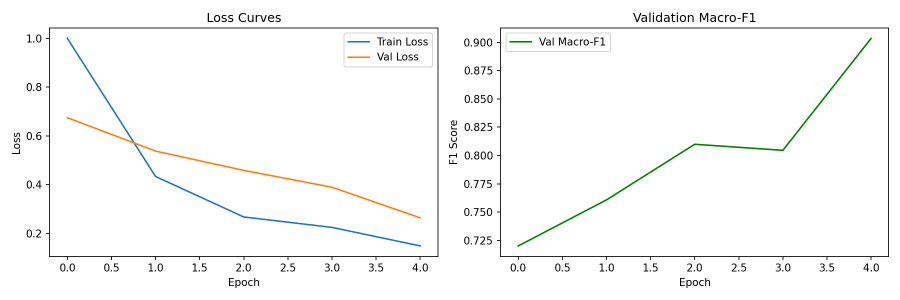
#> input picture Member 1 (Ablations)/Data/screenshots/FinTraining1.jpg, 1800 x 600 px (shown at 1/2 size)
$ jupyter execute --allow-errors eda_defect_detection.ipynb
#> lines starting #> are read from the running program, lines starting #| are printed output that depends on the picture
# Manufacturing Defect Detection — EDA Notebook
**Week 2 Checkpoint | INTELSYS Final Project AY2526**

**Team Members:** Doton, John Harold D. | Baguio, Eriel Ben L. | Bernarte, Karl Shane Y. | De Castro, Juan Carlo C.

This notebook covers:
1. Dataset loading and inspection
2. Class distribution analysis
3. Image statistics (dimensions, pixel value distributions)
4. Sample visualization
5. Train/Val/Test split finalization
6. Summary statistics for Model Card

[cell 1]
# ── Imports ──────────────────────────────────────────────────────────────────
import os
import random
import numpy as np
import pandas as pd
import matplotlib.pyplot as plt
import matplotlib.patches as mpatches
import seaborn as sns
from pathlib import Path
from PIL import Image
from collections import Counter
import warnings
warnings.filterwarnings('ignore')

# Reproducibility seed — always set this before any random operations
SEED = 42
random.seed(SEED)
np.random.seed(SEED)

print('Libraries loaded successfully.')

## 1. Dataset Loading

We use the **Bridge Cracks Image Dataset** from Kaggle (yidazhang07/bridge-cracks-image).
Expected structure after download:
```
data/
  crack/       ← images with surface crack defects
  no_crack/    ← normal (defect-free) images
```

[cell 2]
# ── Dataset Path ──────────────────────────────────────────────────────────────
# Adjust DATA_ROOT to where you placed the Kaggle dataset
DATA_ROOT = Path('data')  # Change this if your path differs

# Discover class folders automatically
# Each subfolder is treated as one class label
class_dirs = sorted([d for d in DATA_ROOT.iterdir() if d.is_dir()])
print(f'Classes found: {[d.name for d in class_dirs]}')

# Build a flat DataFrame: filepath | label
records = []
for class_dir in class_dirs:
    for img_path in class_dir.glob('*.[jp][pn]g'):  # jpg + png
        records.append({'filepath': str(img_path), 'label': class_dir.name})
#> pass 2 of the loop `for class_dir in class_dirs:`:

df = pd.DataFrame(records)
print(f'Total images found: {len(df)}')
df.head()

## 2. Class Distribution

[cell 3]
# ── Class Distribution ────────────────────────────────────────────────────────
# Understanding class balance is critical before training.
# Severe imbalance may require weighted loss or oversampling.

class_counts = df['label'].value_counts()
print('Class counts:')
print(class_counts)

imbalance_ratio = class_counts.max() / class_counts.min()
print(f'\nImbalance ratio (max/min): {imbalance_ratio:.2f}')
if imbalance_ratio > 3:
    print('⚠ Significant imbalance detected — consider weighted CrossEntropyLoss or SMOTE.')
else:
    print('✓ Class balance acceptable.')

# Bar chart
fig, ax = plt.subplots(figsize=(7, 4))
colors = ['#E74C3C' if 'crack' in c.lower() else '#2ECC71' for c in class_counts.index]
class_counts.plot(kind='bar', ax=ax, color=colors, edgecolor='black')
ax.set_title('Class Distribution', fontsize=14, fontweight='bold')
ax.set_xlabel('Class')
ax.set_ylabel('Image Count')
for p in ax.patches:
    ax.annotate(str(int(p.get_height())), (p.get_x() + p.get_width()/2, p.get_height()),
                ha='center', va='bottom', fontsize=11)
plt.xticks(rotation=0)
plt.tight_layout()
plt.savefig('outputs/class_distribution.png', dpi=150)
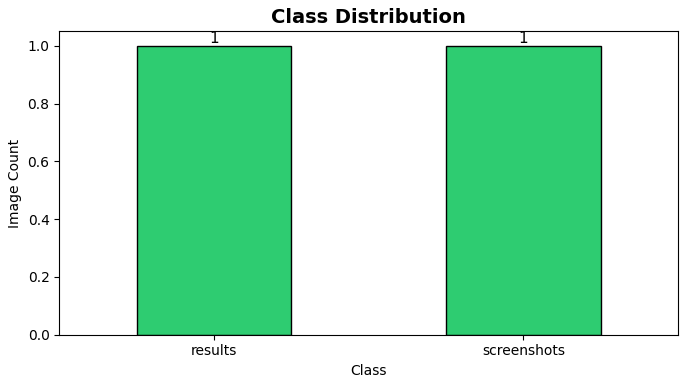
#> figure drawn by matplotlib, 1 panel
plt.show()

## 3. Image Dimension Analysis

[cell 4]
# ── Image Dimensions ──────────────────────────────────────────────────────────
# CNNs expect consistent input sizes. We check if images need resizing.
# Sampling 500 images for speed; adjust sample_n for full scan.

os.makedirs('outputs', exist_ok=True)

sample_n = min(500, len(df))
sample_df = df.sample(n=sample_n, random_state=SEED)

widths, heights, channels = [], [], []
for _, row in sample_df.iterrows():
    try:
        img = Image.open(row['filepath'])
#> img is the input picture: PIL image 1800x600 RGBA; mean R, G, B, A 249.3, 249.6, 249.2, 255
        w, h = img.size
#> w = 1800; h = 600
        c = len(img.getbands())  # 3 = RGB, 1 = grayscale
#> c = 4
        widths.append(w)
        heights.append(h)
        channels.append(c)
    except Exception:
        pass  # Skip corrupt files
#> pass 2 of the loop `for _, row in sample_df.iterrows():`:
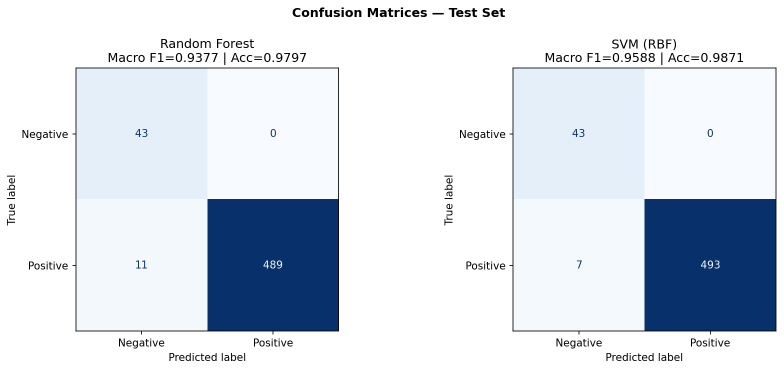
#> input picture Member 1 (Ablations)/Data/results/baseline_confusion_matrix.png, 1567 x 740 px (shown at 1/2 size)
#> img is the input picture: PIL image 1567x740 RGBA; mean R, G, B, A 215.6, 222.6, 231.8, 255

print(f'Width  — min:{min(widths)}, max:{max(widths)}, mean:{np.mean(widths):.0f}')
#| Width  — min:1567, max:1800, mean:1684
print(f'Height — min:{min(heights)}, max:{max(heights)}, mean:{np.mean(heights):.0f}')
#| Height — min:600, max:740, mean:670
print(f'Channels — distribution: {Counter(channels)}')
#| Channels — distribution: Counter({4: 2})

# Scatter of w vs h
fig, axes = plt.subplots(1, 2, figsize=(12, 4))
axes[0].scatter(widths, heights, alpha=0.3, s=10, c='steelblue')
axes[0].set_xlabel('Width (px)')
axes[0].set_ylabel('Height (px)')
axes[0].set_title('Image Dimensions Scatter')

axes[1].hist(widths, bins=30, color='steelblue', alpha=0.7, label='Width')
axes[1].hist(heights, bins=30, color='salmon', alpha=0.7, label='Height')
axes[1].set_xlabel('Pixels')
axes[1].set_ylabel('Count')
axes[1].set_title('Width / Height Distribution')
axes[1].legend()

plt.tight_layout()
plt.savefig('outputs/image_dimensions.png', dpi=150)
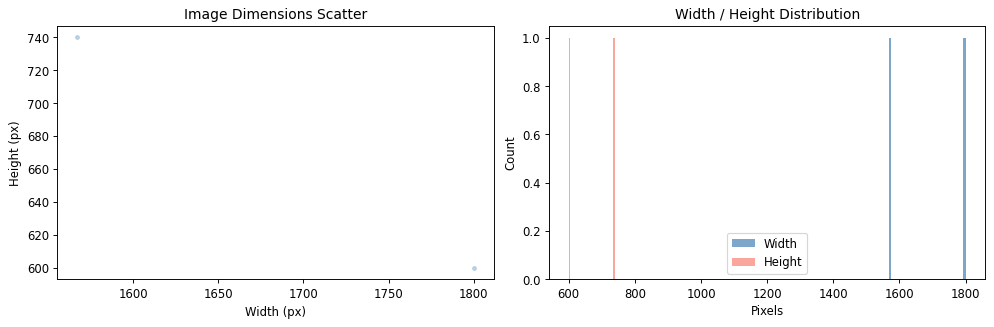
#> figure drawn by matplotlib, 2 panels
plt.show()

## 4. Pixel Intensity Distribution

[cell 5]
# ── Pixel Statistics ──────────────────────────────────────────────────────────
# Computing mean and std per channel is required to build the
# normalization transform for PyTorch (transforms.Normalize(mean, std)).

TARGET_SIZE = (224, 224)  # ResNet/MobileNet standard input
SAMPLE_STAT = min(300, len(df))

pixel_means = {cls: [] for cls in df['label'].unique()}
all_pixels = []

for _, row in df.sample(SAMPLE_STAT, random_state=SEED).iterrows():
    try:
        img = Image.open(row['filepath']).convert('RGB').resize(TARGET_SIZE)
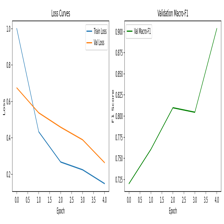
#> img: PIL image 224x224 RGB; mean R, G, B 249, 249.3, 248.9
        arr = np.array(img) / 255.0  # Normalize to [0,1]
        pixel_means[row['label']].append(arr.mean(axis=(0,1)))  # Per-channel mean
        all_pixels.append(arr.reshape(-1, 3))
    except Exception:
        pass
#> pass 2 of the loop `for _, row in df.sample(SAMPLE_STAT, random_state=SEED).iterrows():`:
#> `img = Image.open(row['filepath']).convert('RGB').resize(TARGET_SIZE)`:
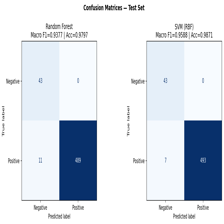
#> img: PIL image 224x224 RGB; mean R, G, B 215.4, 222.4, 231.7

all_pixels = np.vstack(all_pixels)  # shape: (N*224*224, 3)
DATASET_MEAN = all_pixels.mean(axis=0)
#> DATASET_MEAN = [0.911, 0.925, 0.942]
DATASET_STD  = all_pixels.std(axis=0)
#> DATASET_STD = [0.236, 0.201, 0.156]

print(f'Dataset mean (R,G,B): {DATASET_MEAN.round(4)}')
#| Dataset mean (R,G,B): [0.9108 0.9251 0.9423]
print(f'Dataset std  (R,G,B): {DATASET_STD.round(4)}')
#| Dataset std  (R,G,B): [0.2362 0.2012 0.156 ]
print('Use these values in transforms.Normalize().')

# Histogram of R,G,B channels
fig, axes = plt.subplots(1, 3, figsize=(14, 4))
channel_names = ['Red', 'Green', 'Blue']
channel_colors = ['red', 'green', 'blue']
for i, (name, color) in enumerate(zip(channel_names, channel_colors)):
    axes[i].hist(all_pixels[:, i], bins=50, color=color, alpha=0.6)
    axes[i].axvline(DATASET_MEAN[i], color='black', linestyle='--', label=f'mean={DATASET_MEAN[i]:.3f}')
    axes[i].set_title(f'{name} Channel')
    axes[i].set_xlabel('Pixel Value (0-1)')
    axes[i].legend()
plt.suptitle('Pixel Intensity Distribution per Channel', fontsize=13, fontweight='bold')
plt.tight_layout()
plt.savefig('outputs/pixel_distributions.png', dpi=150)
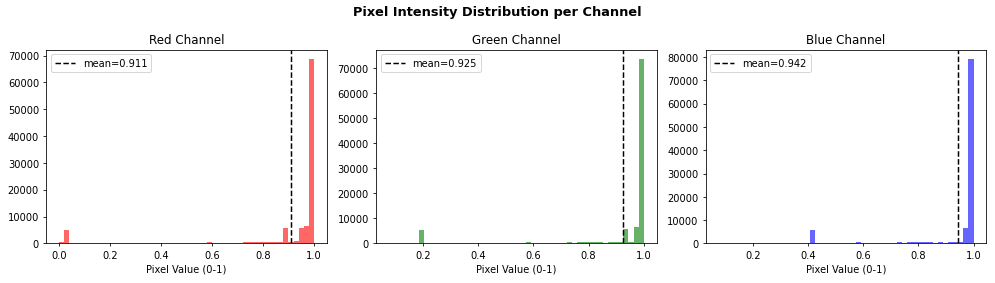
#> figure drawn by matplotlib, 3 panels; panel 1: tallest bar 68789 high, from x = 0.98 to 1; panel 2: tallest bar 73657 high, from x = 0.981 to 1; panel 3: tallest bar 79343 high, from x = 0.981 to 1
plt.show()

## 5. Sample Image Grid

[cell 6]
# ── Sample Visualization ──────────────────────────────────────────────────────
# Visually inspect examples of each class to spot label noise.

COLS = 5
classes = df['label'].unique()
fig, axes = plt.subplots(len(classes), COLS, figsize=(COLS*3, len(classes)*3))
if len(classes) == 1:
    axes = [axes]  # Ensure iterable

#> (the rest of this cell did not finish here and is left out)

## 6. Train / Validation / Test Split

[cell 7]
# ── Train/Val/Test Split ──────────────────────────────────────────────────────
# Standard split: 70% train | 15% val | 15% test
# Stratified to preserve class distribution in all splits.

from sklearn.model_selection import train_test_split

TRAIN_RATIO = 0.70
VAL_RATIO   = 0.15
TEST_RATIO  = 0.15  # Must sum to 1

# Step 1: Split off test set (15%)
#> (the rest of this cell did not finish here and is left out)

## 7. EDA Summary

[cell 8]
# ── EDA Summary Table ─────────────────────────────────────────────────────────
print('=' * 55)
print('  EDA SUMMARY — Manufacturing Defect Detection')
print('=' * 55)
print(f'  Total images       : {len(df)}')
print(f'  Classes            : {list(df["label"].unique())}')
print(f'  Imbalance ratio    : {imbalance_ratio:.2f}')
print(f'  Typical image size : ~{int(np.mean(widths))}x{int(np.mean(heights))} px')
#|   Typical image size : ~1683x670 px
print(f'  Resize target      : {TARGET_SIZE}')
print(f'  Dataset mean (RGB) : {DATASET_MEAN.round(4)}')
#|   Dataset mean (RGB) : [0.9108 0.9251 0.9423]
print(f'  Dataset std  (RGB) : {DATASET_STD.round(4)}')
#|   Dataset std  (RGB) : [0.2362 0.2012 0.156 ]
#> (the rest of this cell did not finish here and is left out)
